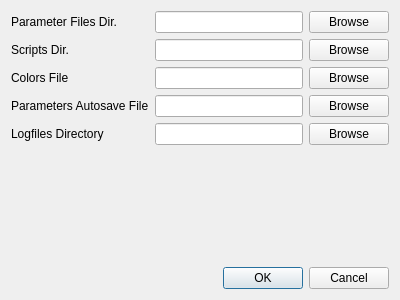
<?xml version="1.0" encoding="UTF-8"?>
<ui version="4.0">
 <class>PathsDialog</class>
 <widget class="QDialog" name="PathsDialog">
  <property name="geometry">
   <rect>
    <x>0</x>
    <y>0</y>
    <width>400</width>
    <height>300</height>
   </rect>
  </property>
  <property name="windowTitle">
   <string>Dialog</string>
  </property>
  <layout class="QVBoxLayout" name="verticalLayout">
   <item>
    <layout class="QGridLayout" name="gridLayout">
     <item row="0" column="1">
      <widget class="QLineEdit" name="paramDir"/>
     </item>
     <item row="0" column="0">
      <widget class="QLabel" name="label">
       <property name="text">
        <string>Parameter Files Dir.</string>
       </property>
      </widget>
     </item>
     <item row="1" column="1">
      <widget class="QLineEdit" name="scriptDir"/>
     </item>
     <item row="1" column="0">
      <widget class="QLabel" name="label_2">
       <property name="text">
        <string>Scripts Dir.</string>
       </property>
      </widget>
     </item>
     <item row="0" column="2">
      <widget class="QPushButton" name="browseParamDir">
       <property name="text">
        <string>Browse</string>
       </property>
      </widget>
     </item>
     <item row="1" column="2">
      <widget class="QPushButton" name="browseScriptDir">
       <property name="text">
        <string>Browse</string>
       </property>
      </widget>
     </item>
     <item row="2" column="0">
      <widget class="QLabel" name="label_3">
       <property name="text">
        <string>Colors File</string>
       </property>
      </widget>
     </item>
     <item row="3" column="0">
      <widget class="QLabel" name="label_4">
       <property name="text">
        <string>Parameters Autosave File</string>
       </property>
      </widget>
     </item>
     <item row="2" column="1">
      <widget class="QLineEdit" name="colorsFile"/>
     </item>
     <item row="3" column="1">
      <widget class="QLineEdit" name="paramAutoSaveFile"/>
     </item>
     <item row="2" column="2">
      <widget class="QPushButton" name="browseColorFile">
       <property name="text">
        <string>Browse</string>
       </property>
      </widget>
     </item>
     <item row="3" column="2">
      <widget class="QPushButton" name="browseParamAutoSave">
       <property name="text">
        <string>Browse</string>
       </property>
      </widget>
     </item>
     <item row="4" column="0">
      <widget class="QLabel" name="label_5">
       <property name="text">
        <string>Logfiles Directory</string>
       </property>
      </widget>
     </item>
     <item row="4" column="1">
      <widget class="QLineEdit" name="logFileDir"/>
     </item>
     <item row="4" column="2">
      <widget class="QPushButton" name="browseLogDir">
       <property name="text">
        <string>Browse</string>
       </property>
      </widget>
     </item>
    </layout>
   </item>
   <item>
    <spacer name="verticalSpacer">
     <property name="orientation">
      <enum>Qt::Vertical</enum>
     </property>
     <property name="sizeHint" stdset="0">
      <size>
       <width>20</width>
       <height>40</height>
      </size>
     </property>
    </spacer>
   </item>
   <item>
    <widget class="QDialogButtonBox" name="buttonBox">
     <property name="orientation">
      <enum>Qt::Horizontal</enum>
     </property>
     <property name="standardButtons">
      <set>QDialogButtonBox::Cancel|QDialogButtonBox::Ok</set>
     </property>
    </widget>
   </item>
  </layout>
 </widget>
 <resources/>
 <connections>
  <connection>
   <sender>buttonBox</sender>
   <signal>accepted()</signal>
   <receiver>PathsDialog</receiver>
   <slot>accept()</slot>
   <hints>
    <hint type="sourcelabel">
     <x>248</x>
     <y>254</y>
    </hint>
    <hint type="destinationlabel">
     <x>157</x>
     <y>274</y>
    </hint>
   </hints>
  </connection>
  <connection>
   <sender>buttonBox</sender>
   <signal>rejected()</signal>
   <receiver>PathsDialog</receiver>
   <slot>reject()</slot>
   <hints>
    <hint type="sourcelabel">
     <x>316</x>
     <y>260</y>
    </hint>
    <hint type="destinationlabel">
     <x>286</x>
     <y>274</y>
    </hint>
   </hints>
  </connection>
 </connections>
</ui>
